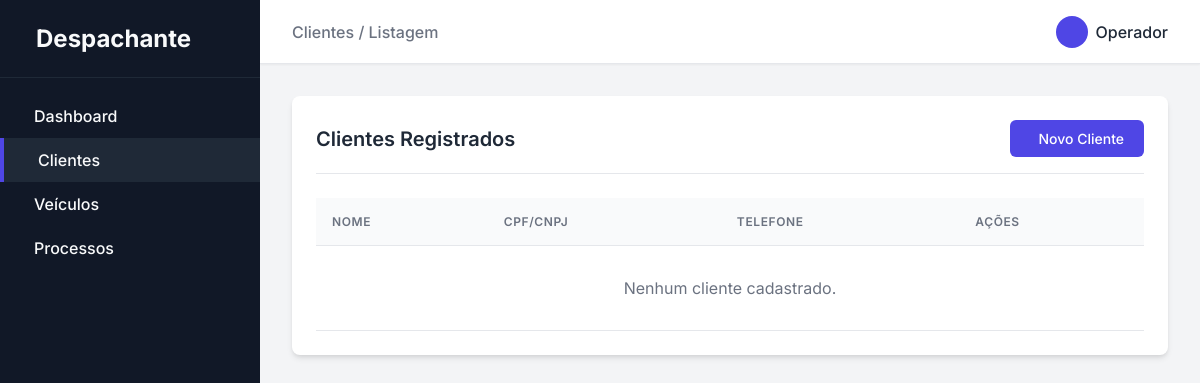
The app's page /clientes, older data.
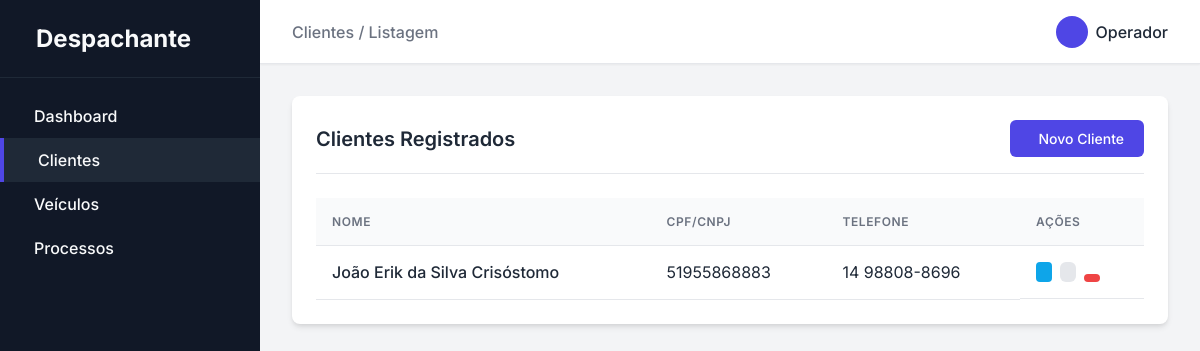
The same page, newer data.
### app/models.py (models this page shows)
class Cliente(db.Model):
    __tablename__ = 'cliente'
    id = db.Column(db.Integer, primary_key=True)
    nome = db.Column(db.String(50), nullable=False)
    vencimento_cnh = db.Column(db.Date, nullable=False)
    nome_pai = db.Column(db.String(50), nullable=False)
    nome_mae = db.Column(db.String(50), nullable=False)
    cpf__cnpj = db.Column(db.String(50), nullable=False)
    rg = db.Column(db.String(50), nullable=False)
    data_nascimento = db.Column(db.Date, nullable=False)
    email = db.Column(db.String(50), nullable=False)
    telefone = db.Column(db.String(50), nullable=False)
    endereco_id = db.Column(db.Integer, db.ForeignKey('endereco.id'))
    veiculos = db.relationship('Veiculo', backref='cliente', lazy=True)
    processos = db.relationship('Processo', backref='cliente', lazy=True)

### app/routes/home.py (the view)
@bp.route('/clientes')
def clientes():
    clientes = Cliente.query.all()
    return render_template('clientes/index.html', clientes=clientes)

### app/templates/clientes/index.html (shortened to what this page needs)
{% extends 'base.html' %}
{% block breadcrumb %}Clientes / Listagem{% endblock %}
{% block content %}
<div class="card">
    <div class="card-header">
        <h2 class="card-title">Clientes Registrados</h2>
        <a href="{{ url_for('home.cliente_novo') }}" class="btn btn-primary">
            Novo Cliente
        </a>
    </div>
    <div class="table-responsive">
        <table class="table">
            <thead>
                <tr>
                    <th>Nome</th>
                    <th>CPF/CNPJ</th>
                    <th>Telefone</th>
                    <th>Ações</th>
                </tr>
            </thead>
            <tbody>
                {% for cliente in clientes %}
                <tr>
                    <td style="font-weight: 500;">{{ cliente.nome }}</td>
                    <td>{{ cliente.cpf__cnpj }}</td>
                    <td>{{ cliente.telefone }}</td>
                    <td class="actions" style="display: flex; gap: 0.5rem;">
                        <a href="{{ url_for('home.cliente_visualizar', id=cliente.id) }}" class="btn btn-info" style="padding: 0.25rem 0.5rem; background-color: #0ea5e9; color: white; border: none; border-radius: 0.25rem; text-decoration: none;"></a>
                        <a href="{{ url_for('home.cliente_editar', id=cliente.id) }}" class="btn btn-secondary" style="padding: 0.25rem 0.5rem;"></a>
                        <form action="{{ url_for('home.cliente_excluir', id=cliente.id) }}" method="POST" style="margin: 0; display: inline;" onsubmit="return confirm('Tem certeza que deseja excluir este cliente? Isso pode afetar veículos e processos vinculados.');">
                            <button type="submit" class="btn btn-danger" style="padding: 0.25rem 0.5rem; border: none; cursor: pointer;"></button>
                        </form>
                    </td>
                </tr>
                {% else %}
                <tr>
                    <td colspan="4" style="text-align: center; color: var(--text-muted); padding: 2rem;">Nenhum cliente cadastrado.</td>
                </tr>
                {% endfor %}
            </tbody>
        </table>
    </div>
</div>
{% endblock %}

Row changes from the older to the newer data that the page shows:
added Cliente: nome "João Erik da Silva Crisóstomo", cpf__cnpj "51955868883", telefone "14 98808-8696"
Text that changed along with them:
text no longer shown: "Nenhum cliente cadastrado."
